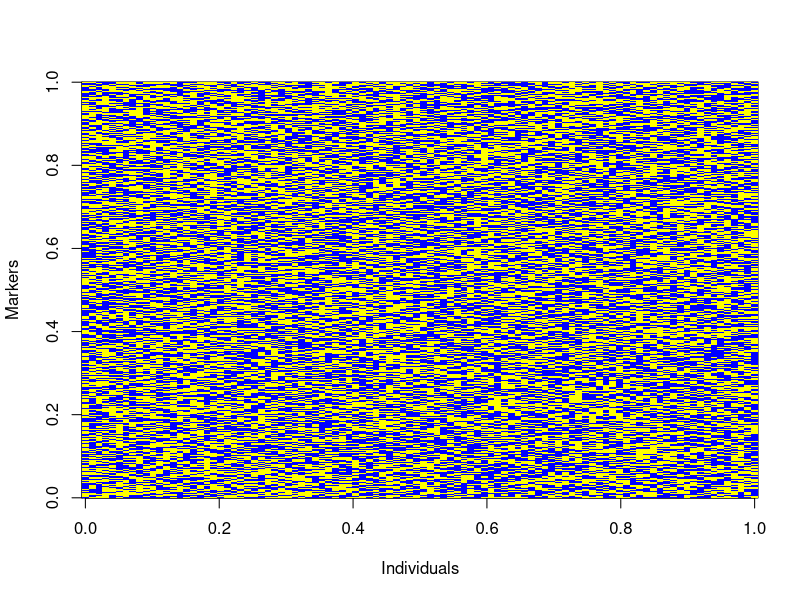
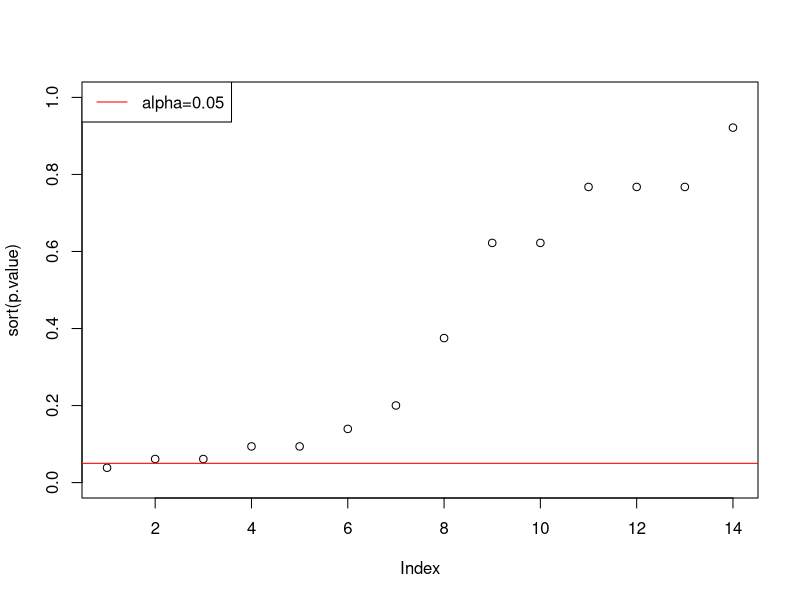
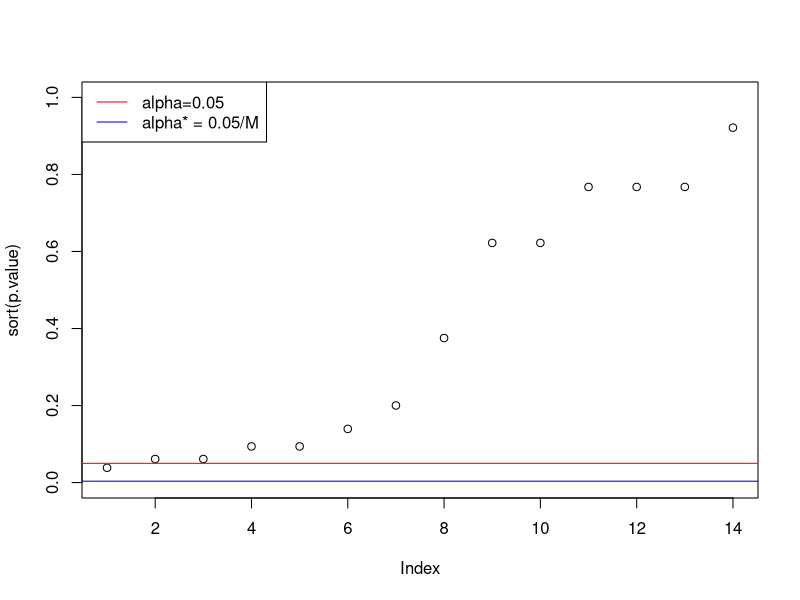
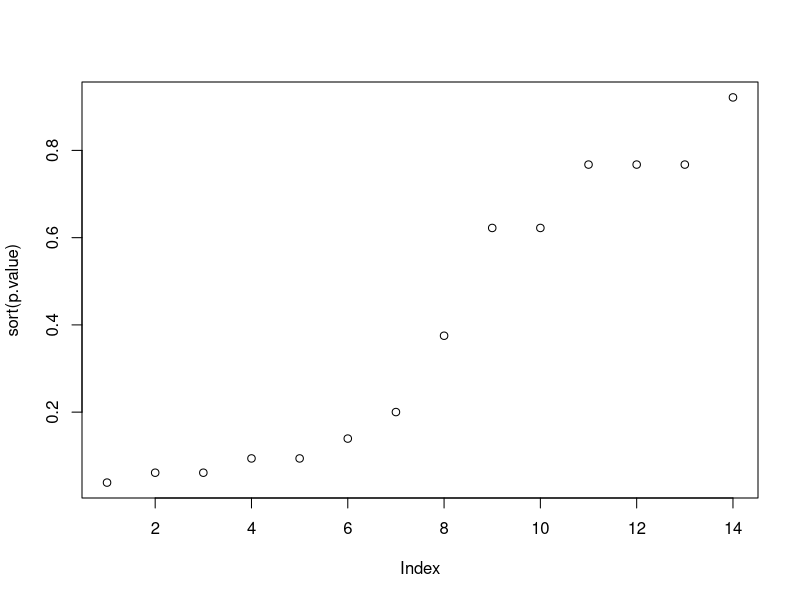

Write R code to recreate these figures, in order.
## ---- chunk 1
set.seed(123) # make sure results are reproduceable
mrk1 <- sample(x = c(0,1), size = 100, replace = TRUE, prob = c(0.5, 0.5))
table(mrk1)
## ---- chunk 2
M <- 1000 # numebr of markers
N <- 100 # number of individuals
geno <- matrix(data = NA, nrow = N, ncol =M) # intialize an empty matrix to store the results
colnames(geno) <- paste0("Mrk", 1:M)
rownames(geno) <- paste0("Ind", 1:N)
geno[c(1:5), c(1:10)]
for  (m in 1:M) {geno[,m] <- sample(x =c(0,1), size = N, replace = TRUE, prob = c(0.5, 0.5))}
geno[c(1:5), c(1:10)] # show the 5 first rows and 10 first columns
## ---- chunk 3
image(geno, ylab = "Markers", xlab = "Individuals", col = c("yellow", "blue"))
## ---- chunk 4
data <- read.csv(file = "data/mouse.csv", header = TRUE)
data <- data[-1,-1]
head(data)
dim(data)
## ---- chunk 5
M <- 14 # numebr of markers
N <- 103 # number of individuals

## ---- chunk 6
exp <- c(0.5, 0.5) # the expected # the exepected proportion between categories in a BC and this proportion depend upon the type of marker e.g.  dominant , codominant or recessive markers
p.value <- rep(NA, M) # initializes an object to store the p-values
for (m in 1:M) {
  print(m)
  obs <- table(data[,m])
  p.value[m] <- chisq.test(x = obs, p= exp)$p.value
}
p.value

## ---- chunk 7
plot(sort(p.value), ylim = c(0,1)) # plot of ordered p-values
abline(h = 0.05,  col = "red")
legend("topleft", legend=c("alpha=0.05"), col=c("red"), lty=1)
## ---- chunk 8
plot(sort(p.value), ylim = c(0,1)) # plot of ordered p-values
abline(h = c(0.05, 0.05/M) ,  col = c("red", "blue"))
legend("topleft", legend=c("alpha=0.05", "alpha* = 0.05/M"), col=c("red", "blue"), lty=1)
## ---- chunk 9
table(p.value < 0.05/M)
plot(sort(p.value))
abline(h = c())
